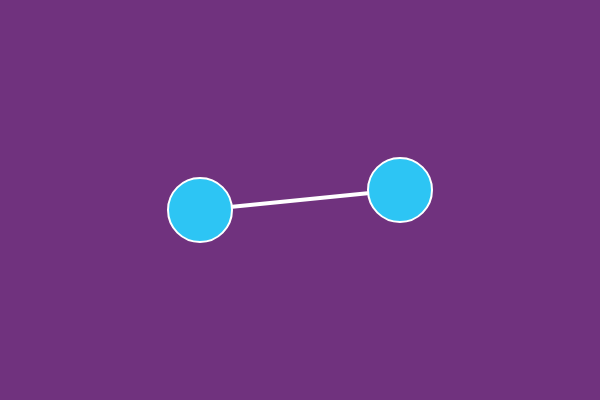
Frame 1 (no input)
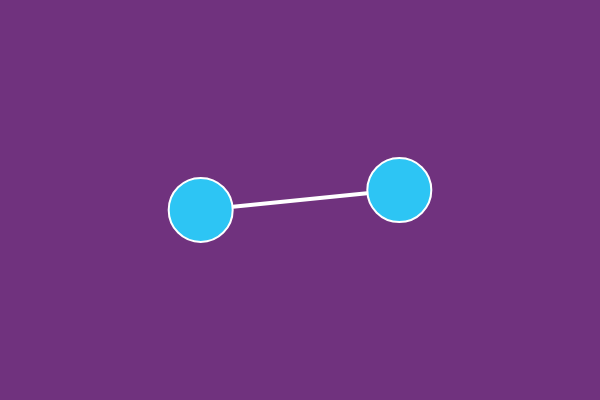
Frame 60 (no input)
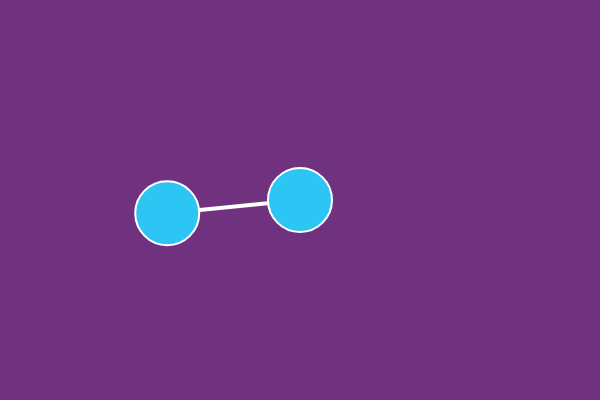
Frame 120 (the mouse pressed at the canvas centre since frame 60)

The p5.js sketch that drew these frames (run headless with seeded random() and noise() and a simulated clock; from frame 60 on, the mouse is pressed at the canvas centre):

// p5.js sketch
// ── sketch.js
// Spring Forces (Spring OOP)
// The Coding Train / Daniel Shiffman
// https://thecodingtrain.com/CodingChallenges/160-spring-forces.html
// https://youtu.be/Rr-5HiXquhw

// Simple Spring: https://editor.p5js.org/codingtrain/sketches/dcd6-2mWa
// Spring Vector: https://editor.p5js.org/codingtrain/sketches/_A2pm_SSg
// Spring OOP: https://editor.p5js.org/codingtrain/sketches/9BAoEn4Po
// Soft Spring: https://editor.p5js.org/codingtrain/sketches/S5dY7qjxP

let bob;
let anchor;
let spring;

let gravity;

function setup() {
  createCanvas(600, 400);
  bob = new Particle(400, 190);
  anchor = new Particle(200, 210);
  spring = new Spring(0.01, 200, bob, anchor);
  gravity = createVector(0, 0.1);
}

function draw() {
  background(112, 50, 126);
  spring.show();
  spring.update();

  bob.show();
  bob.update();
  anchor.show();
  anchor.update();

  if (mouseIsPressed) {
    bob.position.set(mouseX, mouseY);
    bob.velocity.set(0, 0);
  }
}

// ── particle.js
// Spring Forces (Spring OOP)
// The Coding Train / Daniel Shiffman
// https://thecodingtrain.com/CodingChallenges/160-spring-forces.html
// https://youtu.be/Rr-5HiXquhw

// Simple Spring: https://editor.p5js.org/codingtrain/sketches/dcd6-2mWa
// Spring Vector: https://editor.p5js.org/codingtrain/sketches/_A2pm_SSg
// Spring OOP: https://editor.p5js.org/codingtrain/sketches/9BAoEn4Po
// Soft Spring: https://editor.p5js.org/codingtrain/sketches/S5dY7qjxP

class Particle {
  constructor(x, y) {
    this.acceleration = createVector(0, 0);
    this.velocity = createVector(0, 0);
    this.position = createVector(x, y);
    this.mass = 1; // Let's do something better here!
  }

  applyForce(force) {
    let f = force.copy();
    f.div(this.mass);
    this.acceleration.add(f);
  }

  // Method to update position
  update() {
    this.velocity.mult(0.99);

    this.velocity.add(this.acceleration);
    this.position.add(this.velocity);
    this.acceleration.mult(0);
  }

  // Method to display
  show() {
    stroke(255);
    strokeWeight(2);
    fill(45, 197, 244);
    ellipse(this.position.x, this.position.y, 64);
  }
}

// ── spring.js
// Spring Forces (Spring OOP)
// The Coding Train / Daniel Shiffman
// https://thecodingtrain.com/CodingChallenges/160-spring-forces.html
// https://youtu.be/Rr-5HiXquhw

// Simple Spring: https://editor.p5js.org/codingtrain/sketches/dcd6-2mWa
// Spring Vector: https://editor.p5js.org/codingtrain/sketches/_A2pm_SSg
// Spring OOP: https://editor.p5js.org/codingtrain/sketches/9BAoEn4Po
// Soft Spring: https://editor.p5js.org/codingtrain/sketches/S5dY7qjxP

class Spring {
  constructor(k, restLength, a, b) {
    this.k = k;
    this.restLength = restLength;
    this.a = a;
    this.b = b;
  }

  update() {
    let force = p5.Vector.sub(this.b.position, this.a.position);
    let x = force.mag() - this.restLength;
    force.normalize();
    force.mult(this.k * x);
    this.a.applyForce(force);
    force.mult(-1);
    this.b.applyForce(force);
  }

  show() {
    strokeWeight(4);
    stroke(255);
    line(
      this.a.position.x,
      this.a.position.y,
      this.b.position.x,
      this.b.position.y
    );
  }
}
